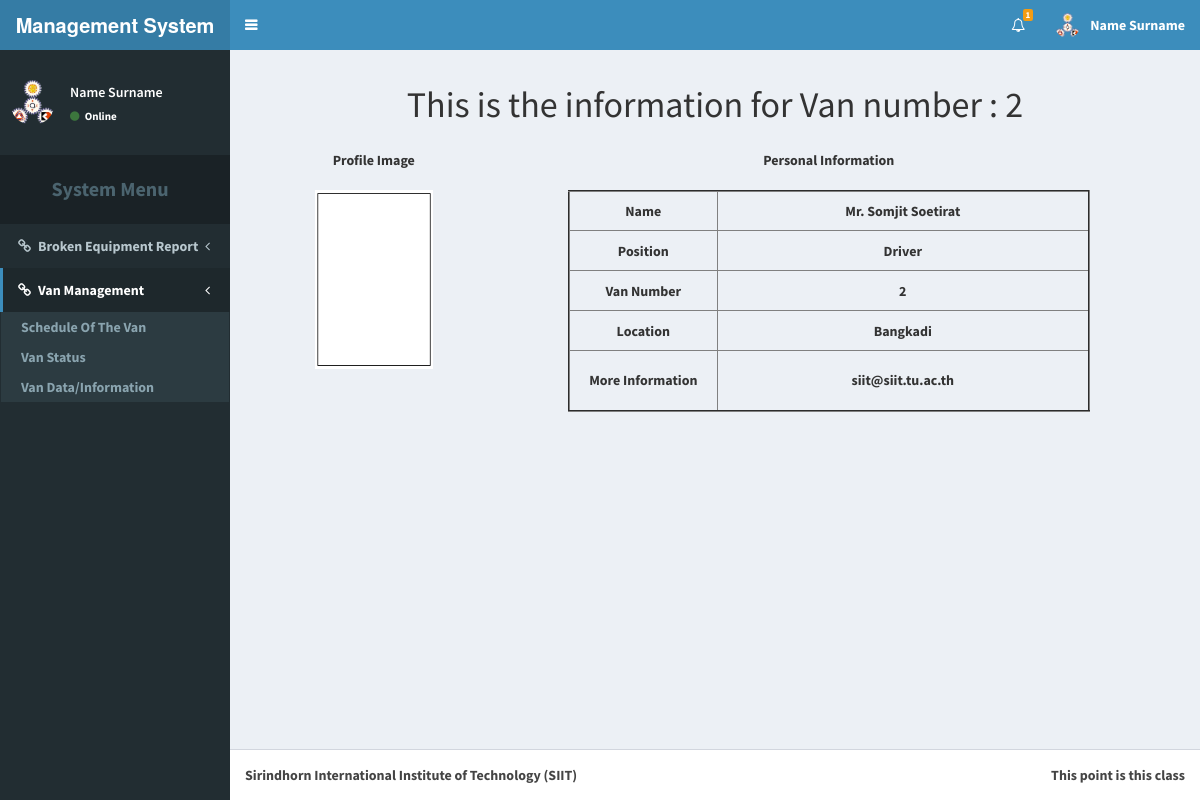
Screenshot of /vanSystem.php?mode=1&v=2 (signed in) with the database file from the repository.
### tables this page shows
CREATE TABLE `van` (
  `van_no` int(11) NOT NULL AUTO_INCREMENT,
  `location` varchar(255) NOT NULL DEFAULT 'Rangsit',
  `status` varchar(255) NOT NULL DEFAULT 'Free',
  `driver_no` int(11) NOT NULL COMMENT 'driver_no = memer_no (membr table)',
  `current_location` varchar(255) NOT NULL DEFAULT 'Rangsit',
  `request_by` varchar(255) NOT NULL DEFAULT 'No requested',
  `van_license_plate` varchar(50) DEFAULT NULL,
  PRIMARY KEY (`van_no`)
);

CREATE TABLE `member` (
  `member_id` int(11) NOT NULL AUTO_INCREMENT,
  `full_name` varchar(255) DEFAULT NULL,
  `username` varchar(255) DEFAULT NULL,
  `password` varchar(255) DEFAULT NULL,
  `email` varchar(255) DEFAULT NULL,
  `member_tier` varchar(255) DEFAULT 'Normal User',
  PRIMARY KEY (`member_id`)
);

CREATE TABLE `driver` (
  `driver_no` int(11) NOT NULL AUTO_INCREMENT,
  `driver_position` varchar(255) DEFAULT NULL,
  `member_id` int(11) DEFAULT NULL,
  PRIMARY KEY (`driver_no`)
);

### vanSystem.php (the view, shortened to what this page needs)
<!DOCTYPE html>
<?php
require_once('connect.php');
?>
<html>
<head>
  <link rel="stylesheet" href="bootstrap/css/bootstrap.css">
  <link rel="stylesheet" href="https://cdnjs.cloudflare.com/ajax/libs/font-awesome/4.5.0/css/font-awesome.min.css">
  <link rel="stylesheet" href="https://cdnjs.cloudflare.com/ajax/libs/ionicons/2.0.1/css/ionicons.min.css">
  <link rel="stylesheet" href="plugins/datepicker/datepicker3.css">
  <link rel="stylesheet" href="dist/css/AdminLTE.css">
  <link rel="stylesheet" href="dist/css/skins/skin-blue.css">
  <link rel="stylesheet" href="plugins/datatables/dataTables.bootstrap.css">
</head>
<body class="hold-transition skin-blue sidebar-mini">
<div class="wrapper">
  <header class="main-header">
    <a href="/Senior_Project" class="logo">
      <span class="logo-lg"><b>Management System<b></span>
    </a>
    <nav class="navbar navbar-static-top" role="navigation">
      <a href="#" class="sidebar-toggle" data-toggle="offcanvas" role="button">
      </a>
      <div class="navbar-custom-menu">
        <ul class="nav navbar-nav">
          <?php
            if(isset($_SESSION['tier'])){
          ?>
          <li class="dropdown notifications-menu">
          <a href="#" class="dropdown-toggle" data-toggle="dropdown">
            <i class="fa fa-bell-o"></i>
            <span class="label label-warning">1</span>
          </a>
          </li>
          <?php
            if($_SESSION['tier'] == 'Admin'){
          ?>
          <li class="dropdown user user-menu">
            <a href="#" class="dropdown-toggle" data-toggle="dropdown">
              <img src="dist/img/user2-160x160.gif" class="user-image" alt="User Image">
              <span class="hidden-xs">Name Surname</span>
            </a>
            <ul class="dropdown-menu">
              <li class="user-header">
                <img src="dist/img/user2-160x160.gif" class="img-circle" alt="User Image">
                <p>
                  Name Surname - Ground Division Member
                  <small>Member since Nov. 2012</small>
                </p>
              </li>
              <li class="user-body">
                <div class="row">
                  <div class="col-xs-4 text-center">
                    <a href="member.php?mode=0">History</a>
                  </div>
                  <div class="col-xs-4 text-center">
                    <a href="member.php?mode=1">Request</a>
                  </div>
                  <div class="col-xs-4 text-center">
                    <a href="member.php?mode=2">Confirm</a>
                  </div>
                </div>
              </li>
              <li class="user-footer">
                <div class="pull-left">
                  <form action="profile.php" method="post">
                    <input type="submit" class="btn btn-default btn-flat" value="Profile" />
                      <input type="hidden" name="full_name" value=<?php echo $_SESSION['fname']; ?> >
                      <input type="hidden" name="username" value=<?php echo $_SESSION['user_name']; ?> >
                      <input type="hidden" name="password" value=<?php echo $_SESSION['user_pass']; ?> >
                      <input type="hidden" name="email" value=<?php echo $_SESSION['e_mail']; ?> >
                      <input type="hidden" name="user_tier" value=<?php echo $_SESSION['tier']; ?> >
                  </form>
                </div>
                <div class="pull-right">
                  <a href="logout.php" class="btn btn-default btn-flat">Log Out</a>
                </div>
              </li>
            </ul>
          </li>
          <?php
            }
            else{
          ?>
          <li class="dropdown user user-menu">
            <a href="#" class="dropdown-toggle" data-toggle="dropdown">
              <img src="dist/img/user2-160x160.gif" class="user-image" alt="User Image">
              <span class="hidden-xs">Name Surname</span>
            </a>
          </li>
          <?php
            }
          ?>
          <?php
            }
            else{
          ?>
          <li><a href="login.php">Log-in</a></li>
          <?php
            }
          ?>
        </ul>
      </div>
    </nav>
  </header>
  <aside class="main-sidebar">
    <section class="sidebar">
      <div class="user-panel" style="margin-top:20px">
        <?php
          if(!isset($_SESSION['tier'])){
        ?>
        <center>
          <p><font color="white" size="5">Welcome Guest</font></p>
        </center>
        <?php
          }
          else{
        ?>
        <div class="pull-left image">
          <img src="dist/img/user2-160x160.gif" class="img-circle" alt="User Image">
        </div>
        <div class="pull-left info">
          <p>Name Surname</p>
          <a href="#"><i class="fa fa-circle text-success"></i> Online</a>
        </div>
        <?php
          }
        ?>
      </div>
      <ul class="sidebar-menu">
        <li class="header"
            style="margin-top:20px;padding-top:20px;padding-bottom:20px;font-size:20px"
        >
        <center>System Menu</center></li>
        <li class="treeview">
          <a href="#"><i class="fa fa-link"></i><span>Broken Equipment Report</span>
            <span class="pull-right-container">
              <i class="fa fa-angle-left pull-right"></i>
            </span>
          </a>
        </li>
        <li class="active treeview">
          <a href=""><i class="fa fa-link"></i><span>Van Management</span>
            <span class="pull-right-container">
              <i class="fa fa-angle-left pull-right"></i>
            </span>
          </a>
          <ul class="treeview-menu">
            <li><a href="vanindex.php?mode=0">Schedule Of The Van</a></li>
            <li><a href="vanindex.php?mode=1">Van Status</a></li>
            <li><a href="vanindex.php?mode=2">Van Data/Information</a></li>
          </ul>
        </li>
      </ul>
    </section>
  </aside>
  <div class="content-wrapper">
    <?php
      if($_GET['mode'] == 0){
    ?>
    <section class="content-header">
      <h1>
        Schedule of the Van
        <small>- Number "<?php echo $_GET['v']; ?>"</small>
      </h1>
    </section>
    <section class="content">
      <div class="col-sm-13">
        <div class="box" style="padding-bottom:30px;padding-left:30px;padding-right:30px">
          <div class="box-header">
            <div class="col-sm-4">
            <h3 class="box-title" style="margin-top:8px">Please select date to view the schedule :</h3>
            </div>
            <div class="col-sm-2">
              <div class="input-group date">
                  <div class="input-group-addon">
                    <i class="fa fa-calendar"></i>
                  </div>
                  <form action="vanSystem.php?mode=0&v=1" method="post" id="date_add">
                    <input type="text" name="date_pick" class="form-control pull-right" id="datepicker">
                  </form>
              </div>
            </div>
            <button type="submit" class="btn btn-primary" form="date_add">Submit</button>
          </div>
          <?php
          if(isset($_POST['date_pick'])){
            echo "This is the schedule at : ".$_POST['date_pick'];
          }
          else{
            echo "This is the schedule at : ".date("m/d/Y");
          }
          ?>
        <table id="example2" class="table table-bordered table-hover" style="width:100%;" align="center">
        <tr style="height:30px;">
            <th bgcolor="#F0F8FF" style="text-align:center;width:10%;">Information</th>
            <?php
            for($x = 6 ; $x < 19 ; $x++){
              switch ($x) {
                case ($x < 10):
                  echo '<th bgcolor="yellow" style="text-align:center;">0'.$x.':00</th>';
                  break;
                case ($x >= 10):
                  echo '<th bgcolor="yellow" style="text-align:center;">'.$x.':00</th>';
                  break;
              }
            }
            ?>
        </tr>
        <?php
        for($x = 0 ; $x < 3 ; $x++){
          switch ($x) {
            case 0;
              $txt_title = "Status";
              break;
            case 1:
              $txt_title = "Reserved By";
              break;
            case 2:
              $txt_title = "Description";
              break;
          }
        ?>
        <tr style="height:40px;">
          <td style="text-align:center;"><?php echo $txt_title; ?></td>
          <td style="text-align:center;"></td>
          <td style="text-align:center;"></td>
          <td style="text-align:center;"></td>
          <td style="text-align:center;"></td>
          <td style="text-align:center;"></td>
          <td style="text-align:center;"></td>
          <td style="text-align:center;"></td>
          <td style="text-align:center;"></td>
          <td style="text-align:center;"></td>
          <td style="text-align:center;"></td>
          <td style="text-align:center;"></td>
          <td style="text-align:center;"></td>
          <td style="text-align:center;"></td>
        </tr>
      <?php
      }
      ?>
      </table>
    </div>
    </div>
    </section>
    <?php
      }else if($_GET['mode'] == 1){
    ?>
    <section class="content-header">
      <center>
        <h1>
          This is the information for Van number : <?php echo $_GET['v']; ?>
        </h1>
      </center>
    </section>
    <section class="content">
      <div class="col-sm-12" style="text-align:center;padding-bottom:40px">
        <?php
        $q = 'SELECT * FROM van, driver, member WHERE van.van_no = '.$_GET['v'].' AND
                                                      van.driver_no = driver.driver_no AND
                                                      driver.member_id = member.member_id;';
        $res = $db -> query($q);
        while($row = $res -> fetch_array()){
        ?>
        <div class="col-sm-3">
          Profile Image<br>
          <img src="resource/image/profile.png" height="50%" width="60%" style="margin-top:20px;" class="user-image" alt="User Image">
        </div>
        <div class="col-sm-9">
          Personal Information
          <center>
            <table border="2" style="width:80%;margin-top:20px;">
              <tr style="height:40px;">
                <td style="text-align:center;width:20%;">Name</td>
                <td style="text-align:center;width:50%"><?php echo $row['full_name']; ?></td>
              </tr>
              <tr style="height:40px;">
                <td style="text-align:center;width:20%">Position</td>
                <td style="text-align:center;width:50%"><?php echo $row['driver_position']; ?></td>
              </tr>
              <tr style="height:40px;">
                <td style="text-align:center;width:20%">Van Number</td>
                <td style="text-align:center;width:50%"><?php echo $row['van_no']; ?></td>
              </tr>
              <tr style="height:40px;">
                <td style="text-align:center;width:20%">Location</td>
                <td style="text-align:center;width:50%"><?php echo $row['location']; ?></td>
              </tr>
              <tr style="height:60px;">
                <td style="text-align:center;width:20%">More Information</td>
                <td style="text-align:center;width:50%"><?php echo $row['email']; ?></td>
              </tr>
            </table>
          </center>
        </div>
        <?php
        }
        ?>
      </div>
      <div>
    </section>
<?php
  }
?>
  </div>
  <footer class="main-footer">
    <div class="pull-right hidden-xs">
      This point is this class
    </div>
    <strong>Sirindhorn International Institute of Technology (SIIT)</strong>
  </footer>
</div>
</body>
</html>

### rows the page displays
van: member.full_name "Mr. Somjit Soetirat", driver.driver_position "Driver", van_no "2", location "Bangkadi", member.email "siit@siit.tu.ac.th"

### other values shown
$_GET['v'] "2"
